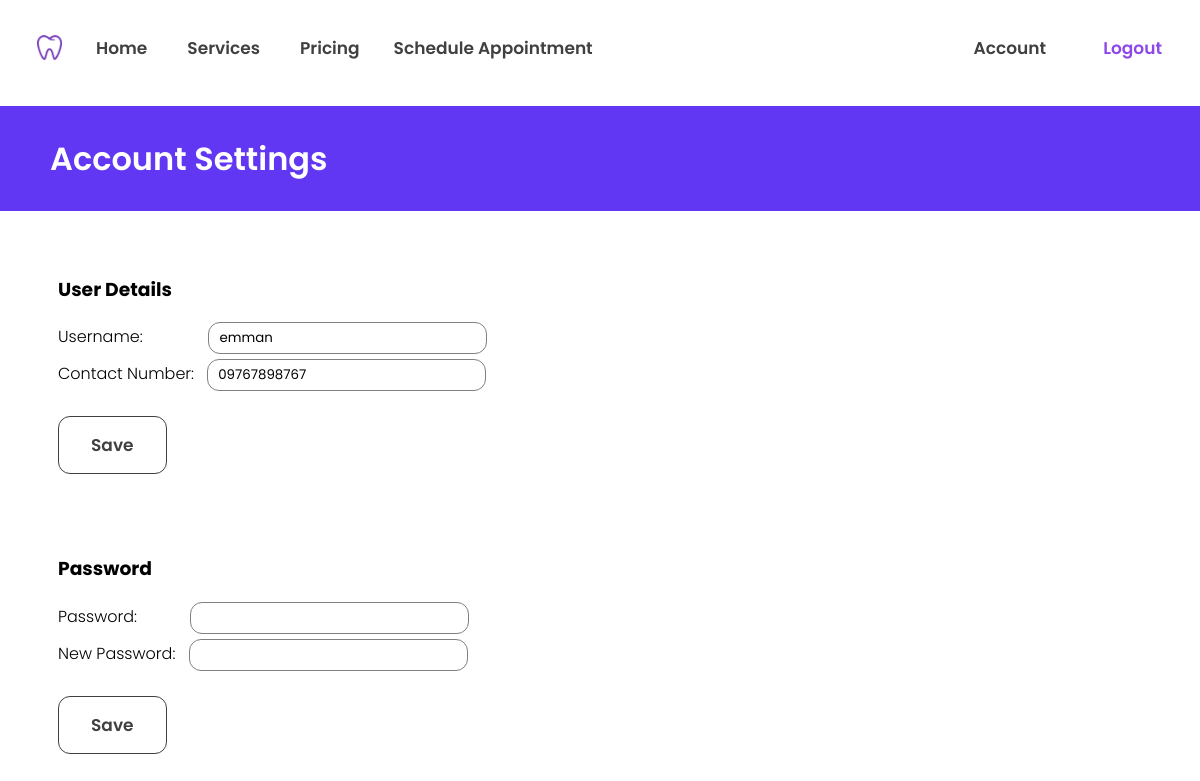
The app's page /web_pages/php/accountsettings.php (signed in) with its own data.
### tables this page shows
CREATE TABLE `user` (
  `userid` varchar(20) NOT NULL,
  `username` varchar(20) NOT NULL,
  `fname` varchar(20) NOT NULL,
  `lname` varchar(20) NOT NULL,
  `gender` varchar(6) NOT NULL,
  `birthdate` date NOT NULL,
  `email` varchar(50) NOT NULL,
  `contactnum` varchar(15) NOT NULL,
  `password` tinytext NOT NULL,
  `role` varchar(20) NOT NULL DEFAULT 'regular_user'
);

### web_pages/php/accountsettings.php (the view, shortened to what this page needs)
<?php
include_once "../../included/db_connection.php";
include_once "navbar.php";
$userid =  $_SESSION['userid'];
 ?>
<!DOCTYPE html>
<html lang="en" dir="ltr">
  <head>
	<link rel="stylesheet" href="../css/main.css">
  </head>
  <body>
    <h1>Account Settings</h1>
	<div class="main">
    <?php
    $sql = "SELECT * FROM user where userid = '$userid'";
    $res = mysqli_query($conn, $sql);
    if(mysqli_num_rows($res) > 0){
      while ($user = mysqli_fetch_assoc($res)){
          $username = $user['username'];
          $contactnum = $user['contactnum'];
      }
    }
     ?>
		<br>
      <h3>User Details</h3>
      <form id="userdetailfrm" method="post">
        Username: &nbsp; &nbsp; &nbsp; &nbsp; &nbsp; &nbsp; &nbsp; <input type="text" name="username" value="<?=$username?>"><br>
        Contact Number: &nbsp; <input type="text" name="contactnum" value="<?=$contactnum?>"><br>
       <input type="button" class ="btn1" id="updateuserdetail" name="" value="Save">
      </form>
		<br>
      <h3>Password</h3>
        <form class="passwordfrm" method="post">
          Password: &nbsp; &nbsp; &nbsp; &nbsp; &nbsp; &nbsp;<input type="password" class="current_pword" id="current_pword" name="" value=""><br>
          New Password: &nbsp; <input type="password" class="new_pword" id="new_pword" name="" value=""><br>
          <input type="button" class="btn1" id="passwordbtn" name="passwordbtn" value="Save">
        </form>
	</div>
  </body>
</html>

### web_pages/php/navbar.php (shortened to what this page needs)
<?php
include_once "../../included/session.php";
?>
<!DOCTYPE html>
<html lang="en" dir="ltr">
  <head>
	<link rel="stylesheet" href="../css/navbar.css">
  </head>
  <body>
		<div class="topnav">
			<a id="logo" href="index.php"><img id="logo" src="../../web_pages/logo.png"></a>
			<a href="index.php">Home</a>
			<div class="dropdown">
				<button class="dropbtn"><a href="services.php">Services</a></button>
			</div>
			<a href="pricing.php">Pricing</a>
			<a href="scheduleappointment.php">Schedule Appointment</a>
			<div class="topnav-right">
				<?php
					if (!isset($_SESSION['userid'])) {
					        echo '<a href="login.php">Login</a>
					              <a class="hglt" href="signup.php">Signup</a>';
					      }
			      else {
 					        $userid = $_SESSION['userid'];
					        $sql = "SELECT * FROM user where userid = '$userid' and (role = 'staff' OR role = 'dentist')";
					        $res = mysqli_query($conn, $sql);
					        if(mysqli_num_rows($res) != 0){
					          while($user = mysqli_fetch_assoc($res)){
					            $role = $user['role'];
					            if ($role == "staff") {
					              echo '<div class="dropdown">
										<button class="dropbtn"><a href="#">Account</a></button>
					                        <div class="dropdown-content">
                                  <a href="appointmentrecord.php">Appointments</a>
                                  <a href="treatmentrecord.php">Treatments</a>
                                  <a href="prescriptionrecord.php">Prescriptions</a>
          												<a href="dentistdashboard.php">Dasboard</a>
                                  <a href="accountsettings.php">Settings</a>
											</div>
										</div>
					                          <form class="frmlogout" action="../../included/session.php" method="post" id="logoutfrm">
					                            <input type="hidden" name="logout" value="logout">
					                            <a class="hglt" onclick="frmsubmit()">Logout</a>
					                          </form>';
					            }
					            elseif ($role == "dentist") {
					              echo '<div class="dropdown">
										<button class="dropbtn"><a href="#">Account</a></button>
											<div class="dropdown-content">
                        <a href="appointmentrecord.php">Appointments</a>
                        <a href="treatmentrecord.php">Treatments</a>
                        <a href="prescriptionrecord.php">Prescriptions</a>
												<a href="dentistdashboard.php">Dasboard</a>
                        <a href="accountsettings.php">Settings</a>
											</div>
										</div>
					                          <form class="frmlogout" action="../../included/session.php" method="post" id="logoutfrm">
					                            <input type="hidden" name="logout" value="logout">
												<a class="hglt" onclick="frmsubmit()">Logout</a>
					                        </form>';
					            }
					          }
					        }
					      }
					       ?>
						</div>
		</div>
  </body>
</html>

### web_pages/css/navbar.css (style rules this page uses)
body { overflow-x: hidden; }
#logo { width: 25px; height: 25px; }
.topnav { font-family: 'Poppins', sans-serif; font-weight: 600; overflow: hidden; position: fixed; z-index: 2; top: 0; left:0; background-color: white; width: 98%; border-style: solid; border-color: white; border-width: 35px 20px 30px 20px; }
.topnav a, .frmlogout { float: left; color: #404040; text-align: center; padding: 0px 17px; text-decoration: none; font-size: 17px; transition: 0.4s; }
.dropdown { float: left; overflow: hidden; margin-top: -0.95px; }
.dropdown .dropbtn { border: none; font-size: 17px; color: #404040; outline: none; padding-bottom: 15px; background-color: inherit; font-family: inherit; font-weight: 600; margin: 0; }
.topnav-right { float: right; }
a.hglt { color: #8E47E8; }

### web_pages/css/main.css (style rules this page uses)
.main { margin: 20px 50px 50px 50px; font-family: 'Poppins', sans-serif; font-weight: 300; }
h1 { margin: 20px -8px; color: white; padding: 115px 50px 28px 50px; background-color: #6137F4; background-position: -50px; font-family: 'Poppins', sans-serif; font-weight: 600; }
.btn1 { margin: 20px 0px; color: #404040; background-color: white; border: 1px solid #404040; padding: 15px 32px; text-align: center; font-size: 17px; font-family: inherit; font-weight: 600; text-decoration: none; border-radius: 12px; transition: 0.3s; }
input { font-family: inherit; padding: 5px 10px; border-radius: 12px; border: solid gray 1px; margin-bottom: 5px; }

### records on screen
user: role "Account", username "emman", contactnum "09767898767"
